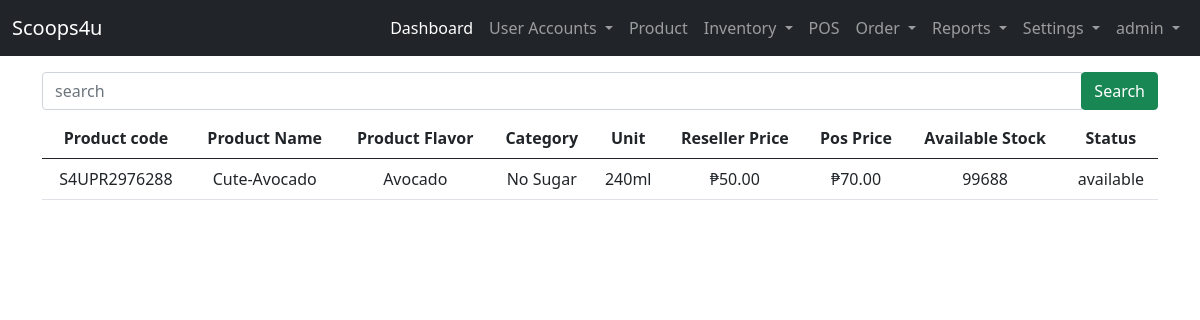
Page /user-site/reports-product/ (signed in) on the committed database.
### landing_page/models.py (models this page shows)
class User(AbstractUser):
    ROLE = ((" "," "),("admin","admin"),("staff","staff"),("reseller","reseller"),("delivery_staff","delivery_staff"))
    STAT = ((" "," "),("active","active"),("inactive","inactive"))
    role = models.CharField(max_length=50, null=True, default=None, choices=ROLE)
    status = models.CharField(max_length=50, null=True, default=None , choices=STAT)

### admin_site/models.py (models this page shows, shortened)
class Product(models.Model):
    STATUS = (("available","available"),("not available","not available"),("low stock","low stock"))
    product_code =  models.CharField(unique=True, max_length=200, verbose_name='Product Code')
    product_name=  models.CharField(max_length=200, null=True, verbose_name='Product Name')
    product_flavor =  models.CharField(max_length=200,null=True, verbose_name='Product Flavor')
    product_category =  models.CharField(max_length=200, verbose_name='Category')
    product_unit =  models.CharField(max_length=200, verbose_name='Unit')
    product_ResellerPrice =   models.BigIntegerField(null=True, verbose_name='Reseller Price')
    product_price =   models.BigIntegerField(null=True, verbose_name='Pos Price')
    product_stock =  models.BigIntegerField(null=True, verbose_name='Available Stock')
    product_status =  models.CharField(max_length=200, choices=STATUS, verbose_name='Status')

### admin_site/views.py (the view)
# urls.py: path('reports-product/', views.report_products, name='report_products'),
@login_required(login_url='landing_page:login')
def report_products(request):
    list_products = Product.objects.all().order_by('-id')
    context = {'list_products':list_products}
    return render(request, 'admin_site/reports/product.html', context)

### templates/admin_site/reports/product.html (shortened to what this page needs)
{% extends 'admin_site/base.html' %}
{% block content %}
{% load humanize %}
<form action="{% url 'admin_site:search_reportproduct' %}" method="GET" class="my-2">
    <div class="input-group">
        <input type="text" class="form-control" name="search" placeholder="search" required>
        <div class="input-group-append">
            <button class="btn btn-success" type="submit">Search</button>
        </div>
    </div>
</form>
<table class="table table-hover text-center">
    <thead>
    <tr>
        <th>Product code </th>
        <th>Product Name</th>
        <th>Product Flavor</th>
        <th>Category</th>
        <th>Unit</th>
        <th>Reseller Price</th>
        <th>Pos Price</th>
        <th>Available Stock</th>
        <th>Status</th>
    </tr>
    </thead>
    {% if list_products %}
    <tbody>
        {% for list in list_products %}
    <tr>
        <td>{{ list.product_code }}</td>
        <td>{{ list.product_name }}</td>
        <td>{{ list.product_flavor }}</td>
        <td>{{ list.product_category }}</td>
        <td>{{ list.product_unit }}</td>
        <td>&#8369;{{ list.product_ResellerPrice|floatformat:2|intcomma  }}</td>
        <td>&#8369;{{ list.product_price|floatformat:2|intcomma}}</td>
        <td>{{ list.product_stock }}</td>
        <td>{{ list.product_status }}</td>
    </tr>
        {% endfor %}
    </tbody>
    {% endif %}
</table>
{% endblock content %}

### templates/admin_site/base.html (shortened to what this page needs)
{% load static %}
<!DOCTYPE html>
<html lang="en">
<head>
    <link href="https://cdn.jsdelivr.net/npm/bootstrap@5.0.2/dist/css/bootstrap.min.css" rel="stylesheet">
    <link rel="stylesheet" href="{% static 'css/sample.css' %}">
  </head>
<body>
  {% if user.role == "admin"%}
    <nav class="navbar navbar-expand-lg navbar-dark bg-dark">
        <div class="container-fluid">
          <a class="navbar-brand" href="#">Scoops4u</a>
          <div class="collapse navbar-collapse" id="navbarNavDropdown">
            <ul class="navbar-nav ms-auto mb-2 mb-lg-0">
              <li class="nav-item">
                <a class="nav-link active" aria-current="page" href="{% url 'admin_site:dashboard'%}">Dashboard</a>
              </li>
              <li class="nav-item dropdown">
                <a class="nav-link dropdown-toggle" href="#" id="navbarDropdownMenuLink" role="button" data-bs-toggle="dropdown" aria-expanded="false">
                  User Accounts
                </a>
              </li>
              <li class="nav-item">
                <a class="nav-link" href="{%url 'admin_site:list_product' %}">Product</a>
              </li>
              <li class="nav-item dropdown">
                <a class="nav-link dropdown-toggle" href="#" id="navbarDropdownMenuLink" role="button" data-bs-toggle="dropdown" aria-expanded="false">
                  Inventory
                </a>
              </li>
              <li class="nav-item">
                <a class="nav-link" href="{%url 'admin_site:pos' %}">POS</a>
              </li>
              <li class="nav-item dropdown">
                <a class="nav-link dropdown-toggle" href="#" id="navbarDropdownMenuLink" role="button" data-bs-toggle="dropdown" aria-expanded="false">
                  Order
                </a>
              </li>
              <li class="nav-item dropdown">
                <a class="nav-link dropdown-toggle" href="#" id="navbarDropdownMenuLink" role="button" data-bs-toggle="dropdown" aria-expanded="false">
                  Reports
                </a>
              </li>
              <li class="nav-item dropdown">
                <a class="nav-link dropdown-toggle" href="#" id="navbarDropdownMenuLink" role="button" data-bs-toggle="dropdown" aria-expanded="false">
                  Settings
                </a>
              </li>
              <li class="nav-item dropdown">
                <a class="nav-link dropdown-toggle" href="#" id="navbarDropdownMenuLink" role="button" data-bs-toggle="dropdown" aria-expanded="false">
                  {{ user }}
                </a>
              </li>
            </ul>
          </div>
        </div>
      </nav>
  {% endif %}
      <div class="container">
        <div class="row mt-2">
            <div class="col-lg-12">
                {% block content %}
                {% endblock content %}
            </div>
        </div>
      </div>
</body>
</html>

### rows in the picture
User: username "admin"
Product: product_code "S4UPR2976288", product_name "Cute-Avocado", product_flavor "Avocado", product_category "No Sugar", product_unit "240ml", product_ResellerPrice "50.00", product_price "70.00", product_stock "99688", product_status "available"
